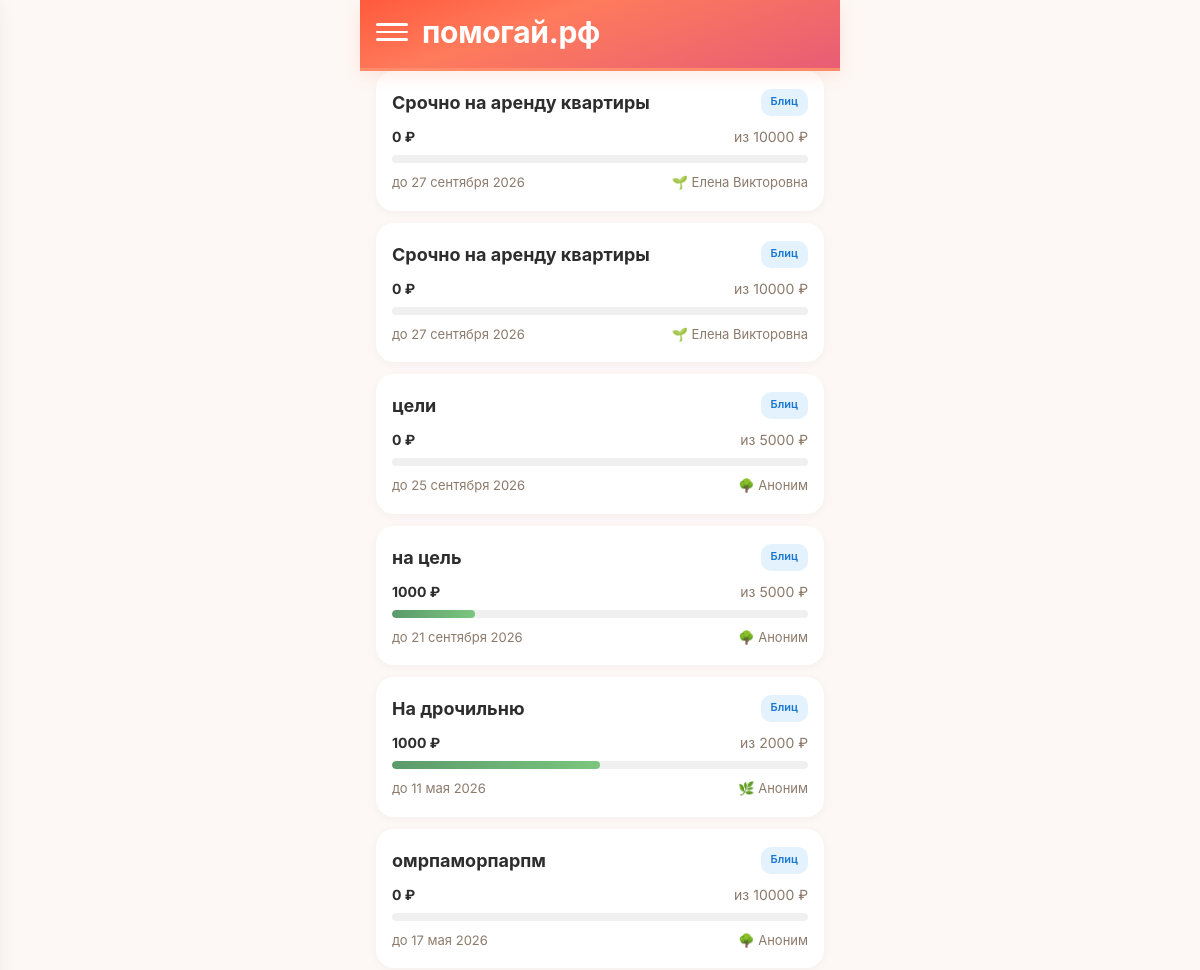
The app's page /goals (upper part), older data.
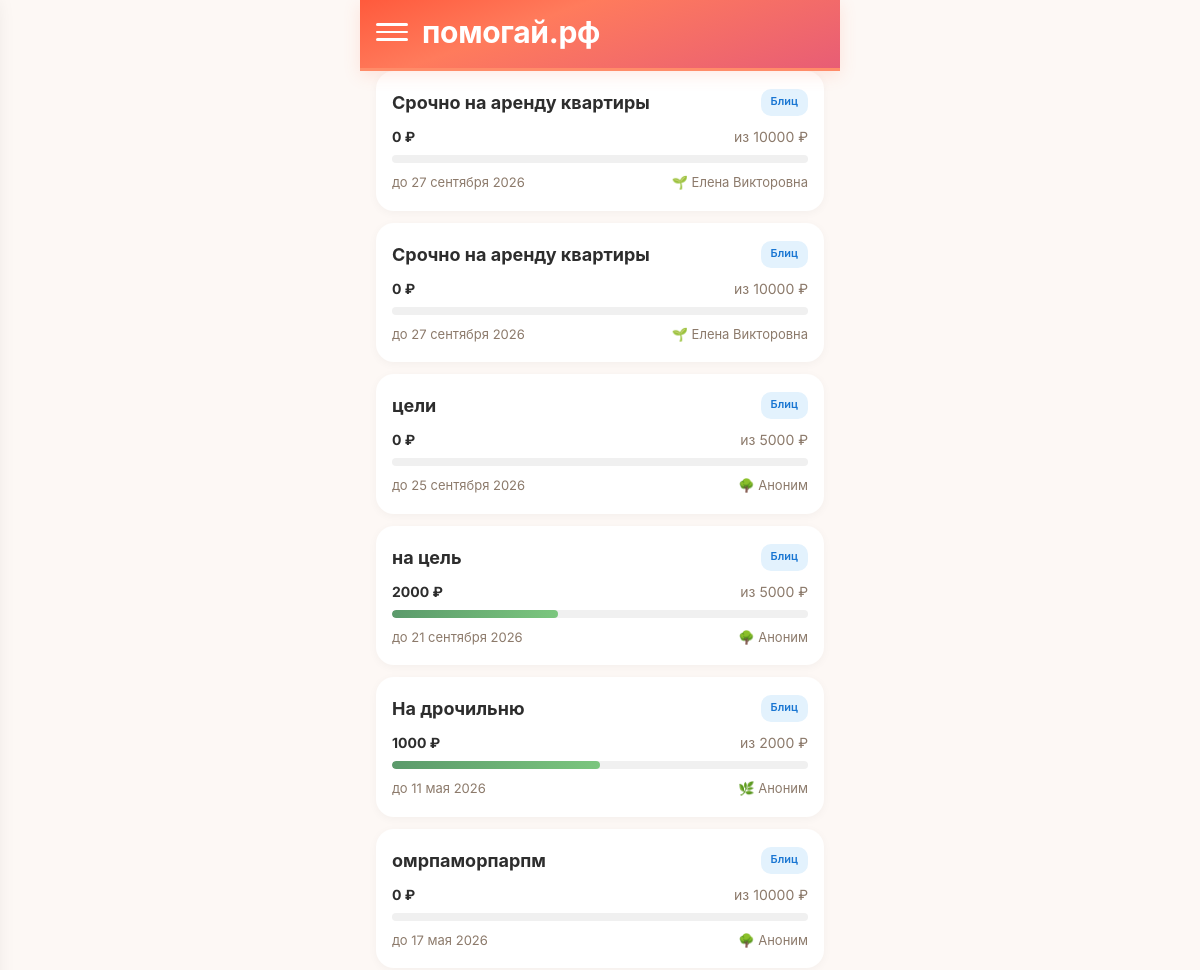
The same page, newer data.
### tables this page shows
CREATE TABLE "goals" (
        id INTEGER PRIMARY KEY AUTOINCREMENT,
        user_id INTEGER NOT NULL,
        type TEXT NOT NULL CHECK(type IN ('super_blitz','blitz','serious','urgent','group')),
        title TEXT NOT NULL,
        description TEXT NULL,
        photo_url TEXT NULL,
        amount_goal REAL NOT NULL,
        amount_collected REAL DEFAULT 0.00,
        ends_at TEXT NULL,
        status TEXT DEFAULT 'draft' CHECK(status IN ('draft','active','frozen','completed','failed','lightning_failed','hidden')),
        trial_ends_at TEXT NULL,
        subscription_active_until TEXT NULL,
        last_boosted_at TEXT NULL,
        is_lightning INTEGER DEFAULT 0,
        lightning_started_at TEXT NULL,
        moderation_status TEXT DEFAULT 'pending',
        completion_type TEXT DEFAULT 'organic',
        is_seed INTEGER DEFAULT 0,
        views_count INTEGER DEFAULT 0,
        views_24h INTEGER DEFAULT 0,
        donations_count INTEGER DEFAULT 0,
        donations_24h INTEGER DEFAULT 0,
        created_at TEXT DEFAULT (datetime('now')), photos TEXT,
        FOREIGN KEY (user_id) REFERENCES users(id)
    );

CREATE TABLE users (
            id INTEGER PRIMARY KEY AUTOINCREMENT,
            phone TEXT UNIQUE NOT NULL,
            password_hash TEXT NOT NULL,
            email TEXT NULL,
            name TEXT NULL,
            avatar_url TEXT NULL,
            max_id TEXT NULL,
            vk_id TEXT NULL,
            fcm_token TEXT NULL,
            onboarding_passed INTEGER DEFAULT 0,
            rating REAL DEFAULT 0.0,
            rating_level TEXT DEFAULT 'novice',
            confirmations_total INTEGER DEFAULT 0,
            confirmations_approved INTEGER DEFAULT 0,
            confirmations_ignored INTEGER DEFAULT 0,
            donation_streak INTEGER DEFAULT 0,
            goals_helped_close INTEGER DEFAULT 0,
            total_helped_amount REAL DEFAULT 0.00,
            priority_days INTEGER DEFAULT 0,
            circles_of_care INTEGER DEFAULT 0,
            interest_weights TEXT DEFAULT NULL,
            eternal_donation_config TEXT DEFAULT NULL,
            yellow_card_until TEXT NULL,
            is_banned INTEGER DEFAULT 0,
            created_at TEXT DEFAULT (datetime('now'))
        , xp INTEGER DEFAULT 0, xp_level TEXT DEFAULT 'novice', streak_days INTEGER DEFAULT 0, last_action_date TEXT, ip_registered TEXT, author_badge TEXT, trust_score INTEGER DEFAULT 50, trust_level TEXT DEFAULT 'guest', is_admin INTEGER DEFAULT 0);

### main.py (the view)
@app.route('/goals')
def goals_list():
    db = get_db()
    months = ['января','февраля','марта','апреля','мая','июня','июля','августа','сентября','октября','ноября','декабря']
    goals = []
    for g in db.execute(
        "SELECT g.*, u.name as author_name, u.xp_level as author_level FROM goals g JOIN users u ON g.user_id = u.id WHERE g.status = 'active' ORDER BY g.created_at DESC LIMIT 50"
    ).fetchall():
        g = dict(g)
        try:
            parts = g['ends_at'][:10].split('-')
            d = int(parts[2])
            m = months[int(parts[1])-1]
            y = parts[0]
            g['ends_at_formatted'] = f'{d} {m} {y}'
        except:
            g['ends_at_formatted'] = g['ends_at'][:10]
        goals.append(g)
    db.close()
    user = get_current_user()
    return render_template('goals.html', goals=goals, user=user)

### main.py (called while the page is built, shortened)
def get_current_user():
    return None

### models.py (called while the page is built)
def get_db():
    conn = sqlite3.connect(DATABASE, timeout=10)
    conn.row_factory = sqlite3.Row
    conn.execute("PRAGMA journal_mode=WAL")
    conn.execute("PRAGMA synchronous=NORMAL")
    conn.execute("PRAGMA busy_timeout=5000")
    conn.execute("PRAGMA foreign_keys = ON")
    return conn

### templates/goals.html (shortened to what this page needs)
<!DOCTYPE html>
<html lang="ru">
<head>
    <link rel="stylesheet" href="/static/style.css?v=5">
</head>
<body>
    <div class="container">
        <div class="header">
            <div class="hamburger" onclick="toggleMenu()">
                <span></span><span></span><span></span>
            </div>
            <div class="header-title">помогай.рф</div>
        </div>
        <div class="goals-list">
            {% if goals %}
                {% for goal in goals %}
                <a class="goal-card" href="/goal/{{ goal.id }}">
                    <div class="top">
                        <div class="title">{{ goal.title }}</div>
                        <span class="type-badge badge-{{ 'green' if goal.type == 'super_blitz' else 'blue' if goal.type == 'blitz' else 'purple' if goal.type == 'serious' else 'orange' if goal.type == 'urgent' else 'teal' }}">
                            {{ 'Супер-блиц' if goal.type == 'super_blitz' else 'Блиц' if goal.type == 'blitz' else 'Жизненный' if goal.type == 'serious' else 'Срочный' if goal.type == 'urgent' else 'Общий' if goal.type == 'group' else goal.type }}
                        </span>
                    </div>
                    <div class="amount-row">
                        <span class="collected">{{ "%.0f"|format(goal.amount_collected) }} ₽</span>
                        <span>из {{ "%.0f"|format(goal.amount_goal) }} ₽</span>
                    </div>
                    <div class="progress-bar">
                        <div class="progress-fill" style="width: {{ (goal.amount_collected / goal.amount_goal * 100) if goal.amount_goal > 0 else 0 }}%"></div>
                    </div>
                    <div class="meta">
                        <span>до {{ goal.ends_at_formatted or goal.ends_at[:10] }}</span>
                        <span>
                {% if goal.author_level == 'novice' %}🌱
                {% elif goal.author_level == 'member' %}🌿
                {% elif goal.author_level == 'reliable' %}🌳
                {% elif goal.author_level == 'pillar' %}💎
                {% elif goal.author_level == 'hero' %}⭐
                {% elif goal.author_level == 'legend' %}👑
                {% endif %}
                {{ goal.author_name or 'Аноним' }}
            </span>
                    </div>
                </a>
                {% endfor %}
            {% else %}
                <div class="empty-state"><h2>Пока нет целей</h2><p>Станьте первым — создайте сбор</p></div>
            {% endif %}
        </div>
    </div>
</body>
</html>

### static/style.css (style rules this page uses)
:root { --cta: #FF6B4A; --cta-hover: #E85D3A; --bg: #FDF8F5; --card: #FFFFFF; --card-shadow: 0 2px 12px rgba(0,0,0,0.04); --text: #2D2D2D; --text-soft: #8C7A6B; --success: #5B9A6B; --error: #E57373; --gold: #D4A853; --gradient-cta: linear-gradient(160deg, #FF5A3C 0%, #FF7B5C 35%, #E85D75 100%); --radius: 12px; --radius-lg: 16px; --font: 'Inter', -apple-system, BlinkMacSystemFont, sans-serif; --transition: 0.2s ease; }
*, *::before, *::after { box-sizing: border-box; margin: 0; padding: 0; }
body { font-family: var(--font); font-size: 16px; line-height: 1.5; background: var(--bg); color: var(--text); -webkit-tap-highlight-color: transparent; -webkit-font-smoothing: antialiased; animation: pageIn 0.3s ease; }
a { color: var(--cta); text-decoration: none; }
.progress-fill { background: var(--success); height: 100%; border-radius: 8px; transition: width 0.4s ease; }
html { overscroll-behavior-y: auto; }
* { scrollbar-width: thin; scrollbar-color: #FF5A3C transparent; }

### templates/goals.html (style rules this page uses)
* { box-sizing: border-box; margin: 0; padding: 0; }
body { font-family: 'Inter', -apple-system, sans-serif; background: #FDF8F5; padding-bottom: 100px; }
.container { max-width: 480px; margin: 0 auto; padding: 0; }
.header { background: linear-gradient(160deg, #FF5A3C 0%, #FF7B5C 35%, #E85D75 100%); padding: 16px 16px 20px; color: white; border-radius: 0; border-bottom: 3px solid #FF8C69; display: flex; align-items: center; gap: 14px; box-shadow: 0 4px 16px rgba(255,107,74,0.15); position: relative; z-index: 10; }
.hamburger { width: 32px; height: 32px; display: flex; flex-direction: column; justify-content: center; gap: 5px; cursor: pointer; flex-shrink: 0; transition: transform 0.1s; }
.hamburger span { display: block; height: 2.5px; background: white; border-radius: 2px; transition: all 0.2s; }
.header-title { font-size: 30px; font-weight: 700; letter-spacing: -0.3px; line-height: 32px; vertical-align: bottom; }
.goals-list { display: flex; flex-direction: column; gap: 12px; padding: 0 16px 16px; }
.goal-card { display: block; background: white; border-radius: 18px; padding: 18px 16px; text-decoration: none; color: #2D2D2D; box-shadow: 0 2px 10px rgba(0,0,0,0.04); transition: transform 0.1s, box-shadow 0.2s; }
.goal-card .top { display: flex; justify-content: space-between; margin-bottom: 10px; }
.goal-card .title { font-size: 18px; font-weight: 700; }
.type-badge { font-size: 11px; font-weight: 600; padding: 4px 10px; border-radius: 10px; }
.badge-blue { background: #E3F2FD; color: #1976D2; }
.amount-row { display: flex; justify-content: space-between; font-size: 14px; color: #8C7A6B; margin-bottom: 8px; }
.amount-row .collected { font-weight: 700; color: #2D2D2D; }
.progress-bar { background: #F0F0F0; border-radius: 6px; height: 8px; overflow: hidden; margin-bottom: 10px; }
.progress-fill { background: linear-gradient(90deg, #5B9A6B, #7BC67E); height: 100%; border-radius: 6px; }
.meta { display: flex; justify-content: space-between; font-size: 13px; color: #8C7A6B; }

Row changes from the older to the newer data that the page shows:
changed goals "на цель": amount_collected "1000" → "2000"
